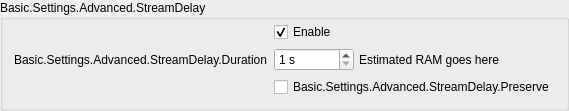
                 <widget class="QGroupBox" name="groupBox_5">
                  <property name="title">
                   <string>Basic.Settings.Advanced.StreamDelay</string>
                  </property>
                  <layout class="QFormLayout" name="formLayout_18">
                   <property name="fieldGrowthPolicy">
                    <enum>QFormLayout::FieldGrowthPolicy::AllNonFixedFieldsGrow</enum>
                   </property>
                   <property name="labelAlignment">
                    <set>Qt::AlignmentFlag::AlignRight|Qt::AlignmentFlag::AlignTrailing|Qt::AlignmentFlag::AlignVCenter</set>
                   </property>
                   <property name="topMargin">
                    <number>2</number>
                   </property>
                   <item row="1" column="0">
                    <widget class="QLabel" name="label_56">
                     <property name="text">
                      <string>Basic.Settings.Advanced.StreamDelay.Duration</string>
                     </property>
                     <property name="buddy">
                      <cstring>streamDelaySec</cstring>
                     </property>
                    </widget>
                   </item>
                   <item row="1" column="1">
                    <widget class="QFrame" name="widget_12">
                     <property name="enabled">
                      <bool>true</bool>
                     </property>
                     <layout class="QHBoxLayout" name="horizontalLayout_13">
                      <property name="spacing">
                       <number>5</number>
                      </property>
                      <property name="leftMargin">
                       <number>0</number>
                      </property>
                      <property name="topMargin">
                       <number>0</number>
                      </property>
                      <property name="rightMargin">
                       <number>0</number>
                      </property>
                      <property name="bottomMargin">
                       <number>0</number>
                      </property>
                      <item>
                       <widget class="QSpinBox" name="streamDelaySec">
                        <property name="enabled">
                         <bool>true</bool>
                        </property>
                        <property name="sizePolicy">
                         <sizepolicy hsizetype="Maximum" vsizetype="Fixed">
                          <horstretch>0</horstretch>
                          <verstretch>0</verstretch>
                         </sizepolicy>
                        </property>
                        <property name="minimumSize">
                         <size>
                          <width>80</width>
                          <height>0</height>
                         </size>
                        </property>
                        <property name="suffix">
                         <string notr="true"> s</string>
                        </property>
                        <property name="minimum">
                         <number>1</number>
                        </property>
                        <property name="maximum">
                         <number>1800</number>
                        </property>
                       </widget>
                      </item>
                      <item>
                       <widget class="QLabel" name="streamDelayInfo">
                        <property name="text">
                         <string notr="true">Estimated RAM goes here</string>
                        </property>
                       </widget>
                      </item>
                     </layout>
                    </widget>
                   </item>
                   <item row="2" column="1">
                    <widget class="QCheckBox" name="streamDelayPreserve">
                     <property name="text">
                      <string>Basic.Settings.Advanced.StreamDelay.Preserve</string>
                     </property>
                    </widget>
                   </item>
                   <item row="0" column="1">
                    <widget class="QCheckBox" name="streamDelayEnable">
                     <property name="text">
                      <string>Enable</string>
                     </property>
                     <property name="checked">
                      <bool>true</bool>
                     </property>
                    </widget>
                   </item>
                   <item row="2" column="0">
                    <spacer name="horizontalSpacer_9">
                     <property name="orientation">
                      <enum>Qt::Orientation::Horizontal</enum>
                     </property>
                     <property name="sizeHint" stdset="0">
                      <size>
                       <width>170</width>
                       <height>20</height>
                      </size>
                     </property>
                    </spacer>
                   </item>
                  </layout>
                 </widget>
